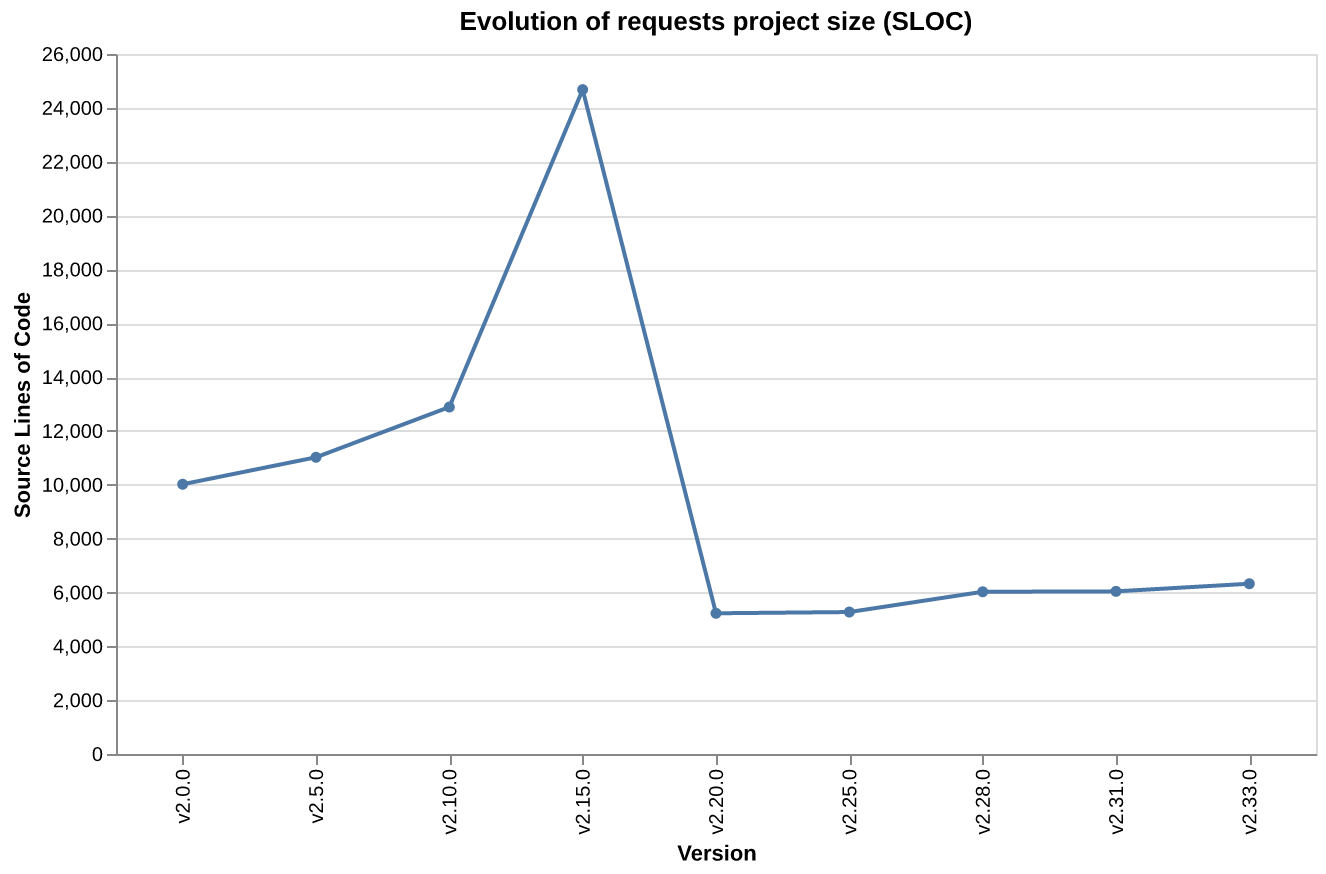

Here is the Python script that generated this plot:
#!/usr/bin/env python3
"""Trend analysis: SLOC over versions for the requests library."""

import subprocess
from pathlib import Path

import altair as alt

from loc_counter import count_lines, find_python_files

TAGS = [
    "v2.0.0", "v2.5.0", "v2.10.0", "v2.15.0",
    "v2.20.0", "v2.25.0", "v2.28.0", "v2.31.0", "v2.33.0",
]
REPO = Path("oss/requests")


def main():
    records: list[dict[str, str | int]] = []

    for tag in TAGS:
        subprocess.run(
            ["git", "checkout", tag],
            cwd=REPO,
            capture_output=True,
        )
        py_files = find_python_files(REPO)
        total_sloc = sum(count_lines(f).sloc for f in py_files)
        total_comments = sum(count_lines(f).comments for f in py_files)
        total_blank = sum(count_lines(f).blank for f in py_files)
        print(f"{tag}: {total_sloc} SLOC, {total_comments} comments, {total_blank} blank")
        records.append({
            "version": tag,
            "SLOC": total_sloc,
            "Comments": total_comments,
            "Blank": total_blank,
        })

    # Restore main branch
    subprocess.run(["git", "checkout", "main"], cwd=REPO, capture_output=True)

    chart = (
        alt.Chart(alt.Data(values=records))
        .mark_line(point=True)
        .encode(
            x=alt.X("version:N", title="Version", sort=TAGS),
            y=alt.Y("SLOC:Q", title="Source Lines of Code"),
            tooltip=["version:N", "SLOC:Q", "Comments:Q", "Blank:Q"],
        )
        .properties(
            title="Evolution of requests project size (SLOC)",
            width=600,
            height=350,
        )
    )
    chart.save("loc_trend.png", scale_factor=2)
    print("\nSaved loc_trend.png")


if __name__ == "__main__":
    main()
